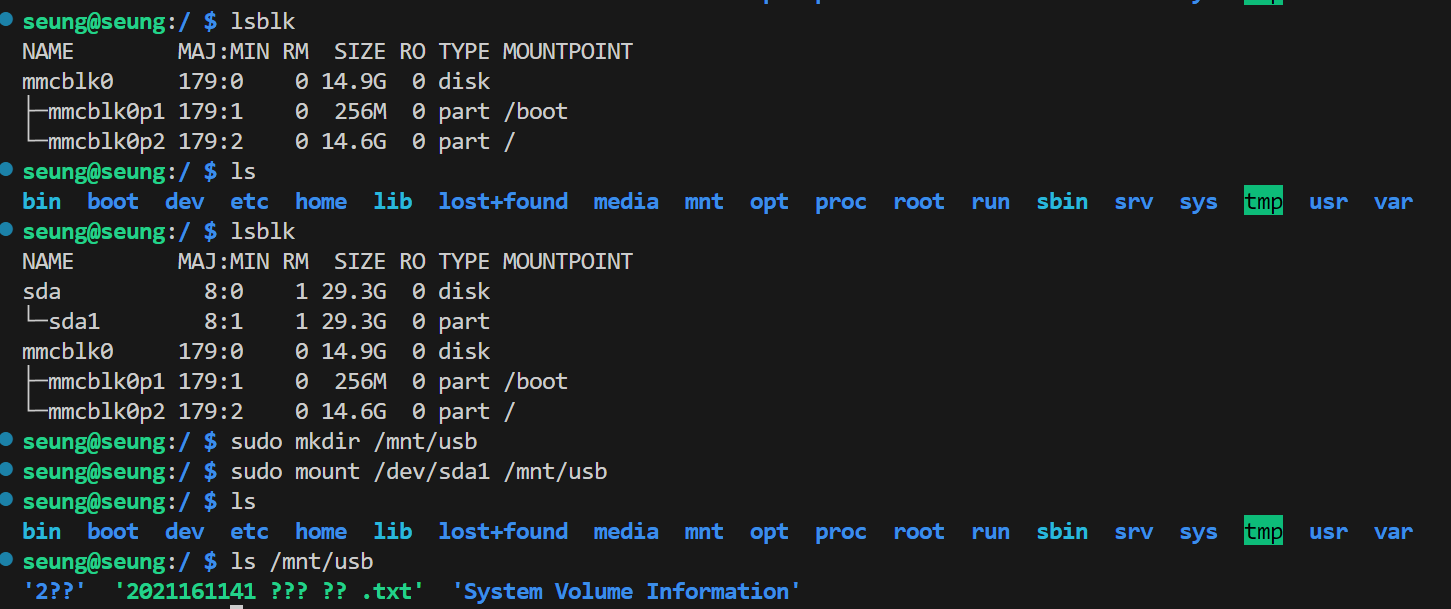
#> input picture 2021161141 황승희 과제.png, 1451 x 609 px, given in place of the camera
$ python motion.py
#> lines starting #> are read from the running program, lines starting #| are printed output that depends on the picture
import cv2
import numpy as np

threshold_move = 50
diff_compare = 10

cap = cv2.VideoCapture(0)
cap.set(cv2.CAP_PROP_FRAME_WIDTH, 640)
cap.set(cv2.CAP_PROP_FRAME_HEIGHT, 480)

_, img_first = cap.read()
#> img_first is the input picture: shape (609, 1451, 3); mean B, G, R 34.8, 33.9, 29.7
_, img_second = cap.read()
img_first = cv2.flip(img_first, 0)
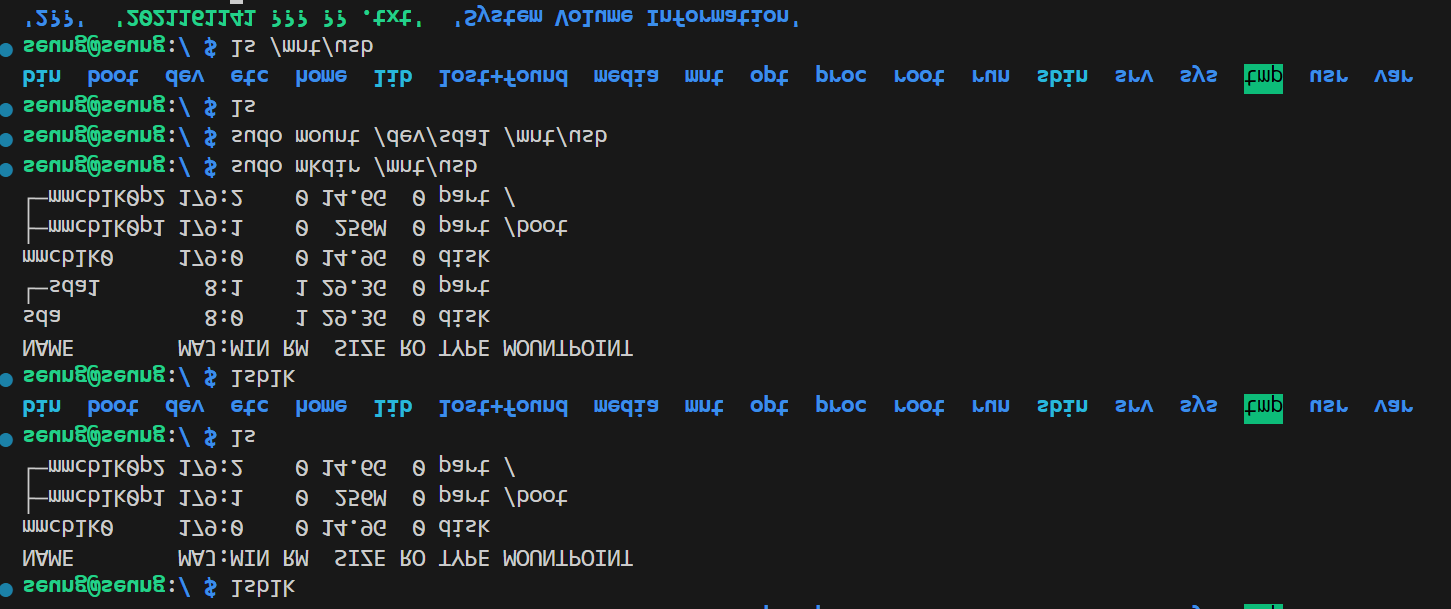
#> img_first: shape (609, 1451, 3); mean B, G, R 34.8, 33.9, 29.7
img_second = cv2.flip(img_second, 0)

while True:
    _, img_third = cap.read()
    img_third = cv2.flip(img_third, 0)
    scr = img_third.copy()

    img_first_gray = cv2.cvtColor(img_first, cv2.COLOR_BGR2GRAY)
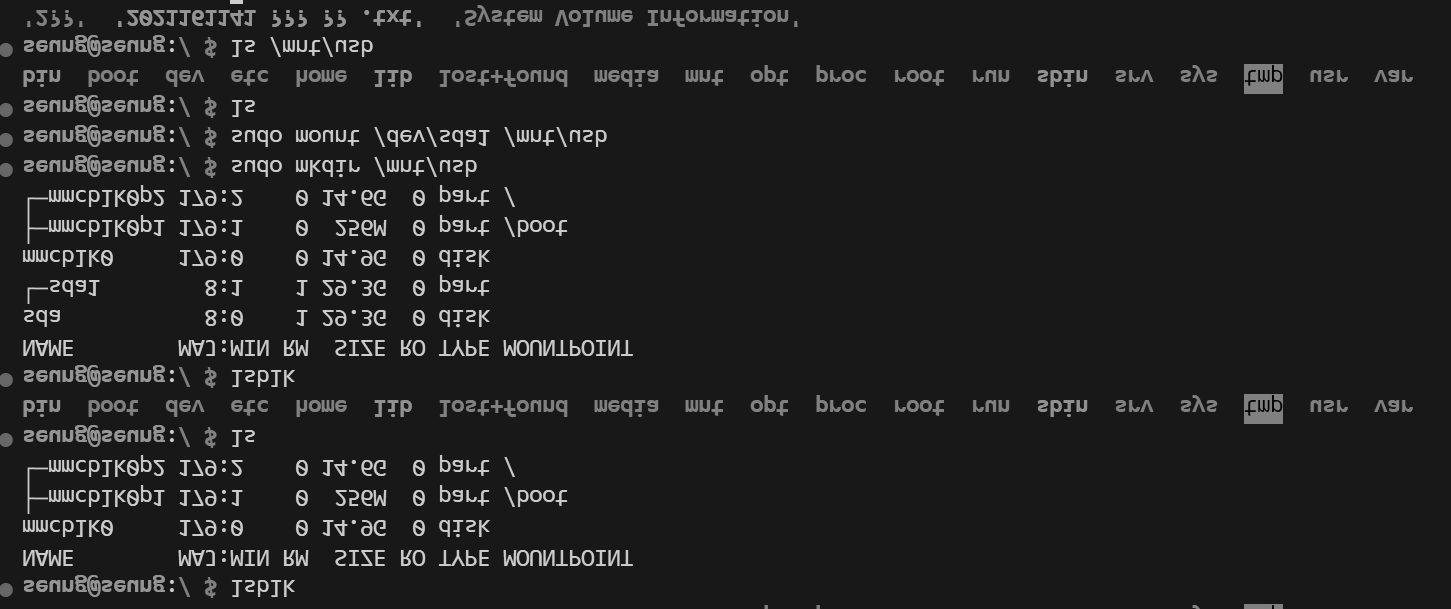
#> img_first_gray: shape (609, 1451); min 0, max 204, mean 32.7
    img_second_gray = cv2.cvtColor(img_second, cv2.COLOR_BGR2GRAY)
    img_third_gray = cv2.cvtColor(img_third, cv2.COLOR_BGR2GRAY)

    diff_1 = cv2.absdiff(img_first_gray, img_second_gray)
#> diff_1: shape (609, 1451); every value is 0
    diff_2 = cv2.absdiff(img_second_gray, img_third_gray)

    _, mask1 = cv2.threshold(diff_1, threshold_move, 255, \
        cv2.THRESH_BINARY)
    _, mask2 = cv2.threshold(diff_2, threshold_move, 255, \
        cv2.THRESH_BINARY)

    diff = cv2.bitwise_and(mask1, mask2)
    diff_cnt = cv2.countNonZero(diff)
#> diff_cnt = 0

    if diff_cnt > diff_compare:
        nzero = np.nonzero(diff)
        cv2.rectangle(scr, (min(nzero[1]), min(nzero[0])), \
            (max(nzero[1]), max(nzero[0])), (0, 255, 0), 1)
        cv2.putText(scr, "Motion Detected", (10, 10), \
            cv2.FONT_HERSHEY_DUPLEX, 0.3, (0, 255, 0))

    cv2.imshow('Motion detection', scr)

    img_first = img_second
    img_second = img_third

    if cv2.waitKey(1) & 0xFF == 27:
#> (key Esc is pressed here)
        break

cap.release()
cv2.destroyAllWindows()
